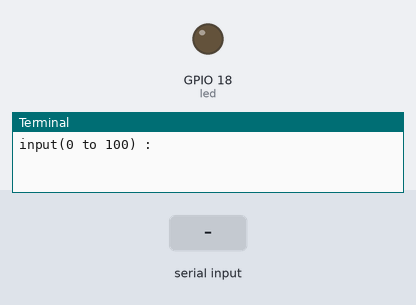
Simulated run of this program. Board: Raspberry Pi (BCM pin numbers). Shown: output pins drawn as LEDs (lit = HIGH), the last lines printed to the terminal. The test bench sets the inputs (shaded band).

Above: at 1.2 s.
1.3 s: "5" typed at the terminal, then Enter
At 2.3 s:
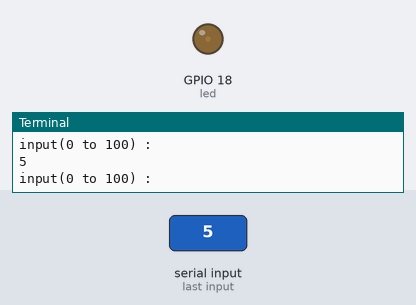
2.8 s: "90" typed at the terminal, then Enter
At 3.4 s:
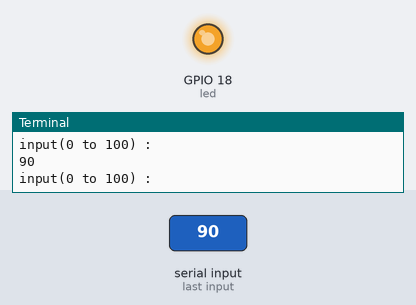
Timing chart, 0 to 5.8 s (numbered marks = the images above; inputs shaded):
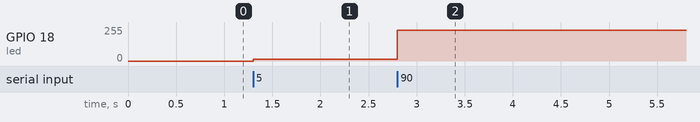

Measured:
- after the input at 1.3 s, GPIO 18 (led): 0/255 → 13/255 at once
- after the input at 2.8 s, GPIO 18 (led): 13/255 → 230/255 at once

The program:

2.py
```python
import RPi.GPIO as GPIO

led = 18
GPIO.setmode(GPIO.BCM)
GPIO.setup(led, GPIO.OUT)

pwm_led = GPIO.PWM(led, 100)
pwm_led.start(0)

while True:
    try:
        duty = int(input("input(0 to 100) : "))
        if(duty > 100):
            print("please input number under 100")
            continue
        elif(duty == -1):
            exit(0)
        pwm_led.ChangeDutyCycle(duty)
    except KeyboardInterrupt:
        GPIO.cleanup()
```
